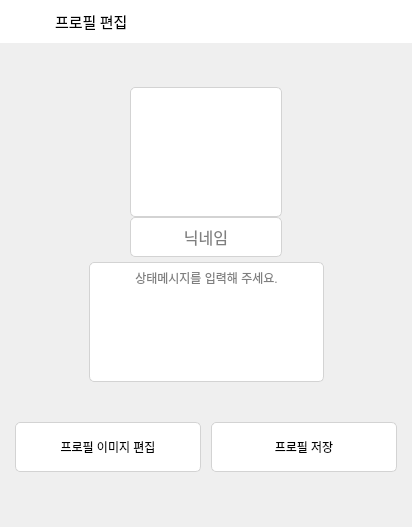
     <widget class="QWidget" name="page_profile">
      <layout class="QVBoxLayout" name="verticalLayout_4">
       <property name="spacing">
        <number>0</number>
       </property>
       <property name="leftMargin">
        <number>0</number>
       </property>
       <property name="topMargin">
        <number>0</number>
       </property>
       <property name="rightMargin">
        <number>0</number>
       </property>
       <property name="bottomMargin">
        <number>40</number>
       </property>
       <item>
        <widget class="QWidget" name="widget_6" native="true">
         <property name="minimumSize">
          <size>
           <width>0</width>
           <height>43</height>
          </size>
         </property>
         <property name="styleSheet">
          <string notr="true">background: #FFF;</string>
         </property>
         <layout class="QHBoxLayout" name="horizontalLayout_9">
          <item>
           <widget class="QPushButton" name="btn_back_1">
            <property name="text">
             <string/>
            </property>
            <property name="icon">
             <iconset>
              <normaloff>../Images/btn_back.png</normaloff>../Images/btn_back.png</iconset>
            </property>
            <property name="autoDefault">
             <bool>false</bool>
            </property>
            <property name="flat">
             <bool>true</bool>
            </property>
           </widget>
          </item>
          <item>
           <widget class="QLabel" name="label_2">
            <property name="font">
             <font>
              <family>Malgun Gothic</family>
              <pointsize>11</pointsize>
             </font>
            </property>
            <property name="text">
             <string>프로필 편집</string>
            </property>
           </widget>
          </item>
          <item>
           <spacer name="horizontalSpacer_5">
            <property name="orientation">
             <enum>Qt::Horizontal</enum>
            </property>
            <property name="sizeHint" stdset="0">
             <size>
              <width>40</width>
              <height>20</height>
             </size>
            </property>
           </spacer>
          </item>
          <item>
           <widget class="QPushButton" name="btn_close_2">
            <property name="text">
             <string/>
            </property>
            <property name="icon">
             <iconset>
              <normaloff>../Images/img_close.png</normaloff>../Images/img_close.png</iconset>
            </property>
            <property name="iconSize">
             <size>
              <width>22</width>
              <height>22</height>
             </size>
            </property>
            <property name="autoDefault">
             <bool>false</bool>
            </property>
            <property name="flat">
             <bool>true</bool>
            </property>
           </widget>
          </item>
         </layout>
        </widget>
       </item>
       <item>
        <spacer name="verticalSpacer">
         <property name="orientation">
          <enum>Qt::Vertical</enum>
         </property>
         <property name="sizeHint" stdset="0">
          <size>
           <width>17</width>
           <height>44</height>
          </size>
         </property>
        </spacer>
       </item>
       <item>
        <widget class="QWidget" name="widget_5" native="true">
         <property name="sizePolicy">
          <sizepolicy hsizetype="Expanding" vsizetype="Expanding">
           <horstretch>0</horstretch>
           <verstretch>0</verstretch>
          </sizepolicy>
         </property>
         <property name="minimumSize">
          <size>
           <width>0</width>
           <height>170</height>
          </size>
         </property>
         <layout class="QHBoxLayout" name="horizontalLayout_3">
          <property name="spacing">
           <number>0</number>
          </property>
          <property name="leftMargin">
           <number>0</number>
          </property>
          <property name="topMargin">
           <number>0</number>
          </property>
          <property name="rightMargin">
           <number>0</number>
          </property>
          <property name="bottomMargin">
           <number>0</number>
          </property>
          <item>
           <spacer name="horizontalSpacer">
            <property name="orientation">
             <enum>Qt::Horizontal</enum>
            </property>
            <property name="sizeHint" stdset="0">
             <size>
              <width>130</width>
              <height>20</height>
             </size>
            </property>
           </spacer>
          </item>
          <item>
           <layout class="QVBoxLayout" name="verticalLayout_6">
            <item>
             <widget class="QLabel" name="lbl_img_profile">
              <property name="sizePolicy">
               <sizepolicy hsizetype="Expanding" vsizetype="Expanding">
                <horstretch>0</horstretch>
                <verstretch>0</verstretch>
               </sizepolicy>
              </property>
              <property name="minimumSize">
               <size>
                <width>50</width>
                <height>100</height>
               </size>
              </property>
              <property name="styleSheet">
               <string notr="true">border:1px solid lightgray;
border-radius:5px;
padding:5px;
background: #FFF;</string>
              </property>
              <property name="text">
               <string/>
              </property>
              <property name="scaledContents">
               <bool>false</bool>
              </property>
              <property name="alignment">
               <set>Qt::AlignCenter</set>
              </property>
             </widget>
            </item>
            <item>
             <widget class="QLineEdit" name="lineEdit_nickname">
              <property name="minimumSize">
               <size>
                <width>0</width>
                <height>40</height>
               </size>
              </property>
              <property name="font">
               <font>
                <family>Malgun Gothic</family>
                <pointsize>12</pointsize>
               </font>
              </property>
              <property name="styleSheet">
               <string notr="true">border:1px solid lightgray;
border-radius:5px;
padding:5px;
background: #FFF;</string>
              </property>
              <property name="alignment">
               <set>Qt::AlignCenter</set>
              </property>
              <property name="placeholderText">
               <string>닉네임</string>
              </property>
             </widget>
            </item>
           </layout>
          </item>
          <item>
           <spacer name="horizontalSpacer_2">
            <property name="orientation">
             <enum>Qt::Horizontal</enum>
            </property>
            <property name="sizeHint" stdset="0">
             <size>
              <width>130</width>
              <height>20</height>
             </size>
            </property>
           </spacer>
          </item>
         </layout>
        </widget>
       </item>
       <item>
        <widget class="QWidget" name="widget_7" native="true">
         <property name="sizePolicy">
          <sizepolicy hsizetype="Expanding" vsizetype="Expanding">
           <horstretch>0</horstretch>
           <verstretch>0</verstretch>
          </sizepolicy>
         </property>
         <property name="minimumSize">
          <size>
           <width>0</width>
           <height>150</height>
          </size>
         </property>
         <layout class="QHBoxLayout" name="horizontalLayout_4">
          <property name="spacing">
           <number>0</number>
          </property>
          <property name="leftMargin">
           <number>0</number>
          </property>
          <property name="topMargin">
           <number>0</number>
          </property>
          <property name="rightMargin">
           <number>0</number>
          </property>
          <property name="bottomMargin">
           <number>20</number>
          </property>
          <item>
           <spacer name="horizontalSpacer_3">
            <property name="orientation">
             <enum>Qt::Horizontal</enum>
            </property>
            <property name="sizeHint" stdset="0">
             <size>
              <width>80</width>
              <height>20</height>
             </size>
            </property>
           </spacer>
          </item>
          <item>
           <widget class="QLineEdit" name="lineEdit_state">
            <property name="sizePolicy">
             <sizepolicy hsizetype="Maximum" vsizetype="Maximum">
              <horstretch>0</horstretch>
              <verstretch>0</verstretch>
             </sizepolicy>
            </property>
            <property name="minimumSize">
             <size>
              <width>235</width>
              <height>120</height>
             </size>
            </property>
            <property name="styleSheet">
             <string notr="true">border:1px solid lightgray;
border-radius:5px;
padding:5px;
background: #FFF;</string>
            </property>
            <property name="alignment">
             <set>Qt::AlignHCenter|Qt::AlignTop</set>
            </property>
            <property name="placeholderText">
             <string>상태메시지를 입력해 주세요.</string>
            </property>
           </widget>
          </item>
          <item>
           <spacer name="horizontalSpacer_6">
            <property name="orientation">
             <enum>Qt::Horizontal</enum>
            </property>
            <property name="sizeHint" stdset="0">
             <size>
              <width>79</width>
              <height>20</height>
             </size>
            </property>
           </spacer>
          </item>
         </layout>
        </widget>
       </item>
       <item>
        <widget class="QWidget" name="widget_8" native="true">
         <property name="sizePolicy">
          <sizepolicy hsizetype="Expanding" vsizetype="Expanding">
           <horstretch>0</horstretch>
           <verstretch>0</verstretch>
          </sizepolicy>
         </property>
         <property name="minimumSize">
          <size>
           <width>0</width>
           <height>80</height>
          </size>
         </property>
         <layout class="QHBoxLayout" name="horizontalLayout_5">
          <property name="spacing">
           <number>10</number>
          </property>
          <property name="leftMargin">
           <number>15</number>
          </property>
          <property name="rightMargin">
           <number>15</number>
          </property>
          <item>
           <widget class="QPushButton" name="btn_img_edit">
            <property name="minimumSize">
             <size>
              <width>170</width>
              <height>50</height>
             </size>
            </property>
            <property name="styleSheet">
             <string notr="true">border:1px solid lightgray;
border-radius:5px;
padding:5px;
background: #FFF;</string>
            </property>
            <property name="text">
             <string>프로필 이미지 편집</string>
            </property>
           </widget>
          </item>
          <item>
           <widget class="QPushButton" name="btn_profile_save">
            <property name="minimumSize">
             <size>
              <width>170</width>
              <height>50</height>
             </size>
            </property>
            <property name="styleSheet">
             <string notr="true">border:1px solid lightgray;
border-radius:5px;
padding:5px;
background: #FFF;</string>
            </property>
            <property name="text">
             <string>프로필 저장</string>
            </property>
           </widget>
          </item>
         </layout>
        </widget>
       </item>
      </layout>
     </widget>
